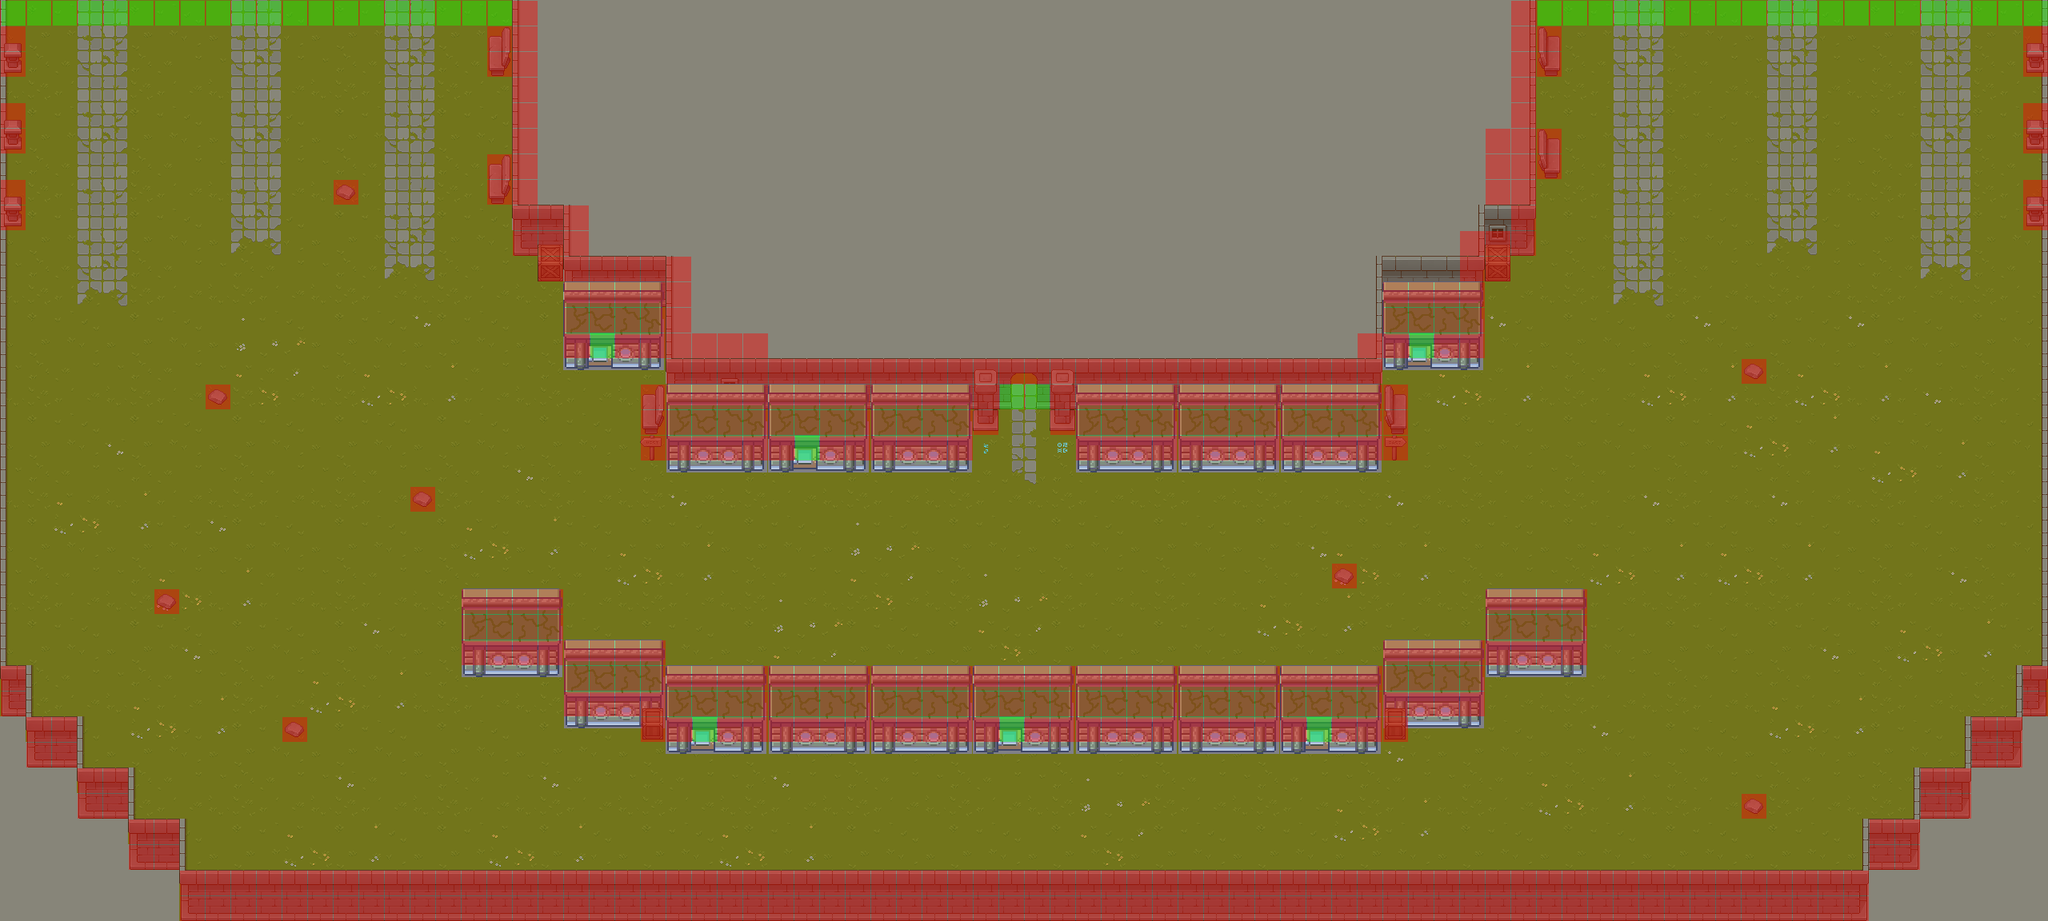

A level layout from a 2D game, rendered from its tile map. Below: a short description, then the map file with tile-grid data replaced by summaries:
An orthogonal 80x36 tile map with 32x32 px tiles, 5 tile layers (Suelo, Pared, Hauses, Props, ...), 9 tilesets and 72 objects.

<map version="1.10" tiledversion="1.10.2" orientation="orthogonal" renderorder="right-down" width="80" height="36" tilewidth="32" tileheight="32" infinite="0" nextlayerid="18" nextobjectid="139">
 <tileset firstgid="1" name="TX Tileset Grass" tilewidth="32" tileheight="32" tilecount="64" columns="8">
  <image source="Tiles/TX Tileset Grass.png" width="256" height="256" />
 </tileset>
 <tileset firstgid="65" name="TX Plant" tilewidth="32" tileheight="32" tilecount="256" columns="16">
  <image source="Tiles/TX Plant.png" width="512" height="512" />
 </tileset>
 <tileset firstgid="321" name="TX Tileset Wall" tilewidth="32" tileheight="32" tilecount="256" columns="16">
  <image source="Tiles/TX Tileset Wall.png" width="512" height="512" />
 </tileset>
 <tileset firstgid="577" name="TX Props" tilewidth="32" tileheight="32" tilecount="256" columns="16">
  <image source="Tiles/TX Props.png" width="512" height="512" />
 </tileset>
 <tileset firstgid="833" name="TX Tileset Stone Ground" tilewidth="32" tileheight="32" tilecount="64" columns="8">
  <image source="Tiles/TX Tileset Stone Ground.png" width="256" height="256" />
 </tileset>
 <tileset firstgid="897" name="TX Tileset Stone Ground" tilewidth="32" tileheight="32" tilecount="64" columns="8">
  <image source="Tiles/TX Tileset Stone Ground.png" width="256" height="256" />
 </tileset>
 <tileset firstgid="961" name="TX Struct" tilewidth="32" tileheight="32" tilecount="256" columns="16">
  <image source="Tiles/TX Struct.png" width="512" height="512" />
 </tileset>
 <tileset firstgid="1217" name="MapMetadata" tilewidth="32" tileheight="32" tilecount="2" columns="2">
  <image source="Tiles/MapMetadata.png" width="67" height="34" />
 </tileset>
 <tileset firstgid="1219" name="Casas" tilewidth="32" tileheight="32" tilecount="256" columns="16">
  <image source="Tiles/Casas.png" width="512" height="512" />
 </tileset>
 <layer id="10" name="Suelo" width="80" height="36">
  <properties>
   <property name="Draw" type="bool" value="true" />
  </properties>
  <data>[2880 cells, 2880 non-empty, 44 distinct tile ids]</data>
 </layer>
 <layer id="11" name="Pared" width="80" height="36">
  <properties>
   <property name="Draw" type="bool" value="true" />
  </properties>
  <data>[2880 cells, 336 non-empty, 14 distinct tile ids]</data>
 </layer>
 <layer id="13" name="Hauses" width="80" height="36">
  <properties>
   <property name="Draw" type="bool" value="true" />
  </properties>
  <data>[2880 cells, 304 non-empty, 32 distinct tile ids]</data>
 </layer>
 <layer id="12" name="Props" width="80" height="36">
  <properties>
   <property name="Draw" type="bool" value="true" />
  </properties>
  <data>[2880 cells, 50 non-empty, 18 distinct tile ids]</data>
 </layer>
 <layer id="15" name="Navigation" width="80" height="36">
  <properties>
   <property name="Draw" type="bool" value="false" />
   <property name="Navigation" type="bool" value="true" />
   <property name="collision" type="bool" value="true" />
  </properties>
  <data>[2880 cells, 542 non-empty, 2 distinct tile ids]</data>
 </layer>
 <objectgroup id="6" name="collider">
  <object id="57" x="2528" y="32" width="32" height="64" />
  <object id="58" x="2528" y="128" width="32" height="64" />
  <object id="59" x="2528" y="224" width="32" height="64" />
  <object id="60" x="2552" y="0" width="7.33333" height="833.333" />
  <object id="61" x="2519.33" y="832.667" width="40" height="63.3333" />
  <object id="62" x="2455.33" y="896" width="72" height="64" />
  <object id="63" x="2392" y="959.333" width="72" height="65.3333" />
  <object id="64" x="2328" y="1024" width="71.3333" height="64" />
  <object id="65" x="225.667" y="1089.33" width="2109" height="62.6667" />
  <object id="66" x="160" y="1024" width="70.6667" height="65" />
  <object id="67" x="96.6667" y="960.333" width="71" height="65" />
  <object id="68" x="32.6667" y="896" width="70" height="64.6667" />
  <object id="69" x="0.666667" y="832.667" width="38" height="62.6667" />
  <object id="70" x="-0.666667" y="-0.666667" width="8" height="832.667" />
  <object id="71" x="0.666667" y="32.6667" width="30.6667" height="62.6667" />
  <object id="72" x="-0.666667" y="128" width="31.3333" height="64" />
  <object id="73" x="0" y="223.333" width="31.3333" height="64.6667" />
  <object id="83" x="640" y="0" width="6" height="256.667" />
  <object id="84" x="608" y="32" width="32" height="64" />
  <object id="85" x="608" y="192" width="32" height="64" />
  <object id="86" x="640" y="256" width="71.3333" height="64.3333" />
  <object id="87" x="672.333" y="306" width="30.6667" height="45.3333" />
  <object id="88" x="703" y="320" width="136.333" height="96.6667" />
  <object id="89" x="704" y="417" width="31.6667" height="31.3333" />
  <object id="90" x="768.333" y="417" width="70.3333" height="31" />
  <object id="91" x="832" y="448.667" width="416" height="95.3333" />
  <object id="92" x="800" y="480" width="32" height="96" />
  <object id="93" x="768.333" y="416.667" width="60.3333" height="31.6667" />
  <object id="94" x="832.333" y="544" width="159.667" height="32" />
  <object id="95" x="1024.67" y="544" width="191.667" height="32.3333" />
  <object id="96" x="1248" y="448.667" width="64.6667" height="32.3333" />
  <object id="97" x="1312.33" y="448.333" width="415.667" height="96.3333" />
  <object id="98" x="1728" y="480" width="32" height="96" />
  <object id="99" x="1728" y="416" width="32" height="32" />
  <object id="100" x="1792" y="416" width="64" height="32" />
  <object id="101" x="1720.67" y="352" width="135.333" height="64" />
  <object id="102" x="1719.33" y="320.333" width="136.667" height="31.6667" />
  <object id="103" x="1848" y="256.333" width="72" height="63.6667" />
  <object id="104" x="1856" y="320" width="32" height="32" />
  <object id="105" x="1912" y="0" width="8" height="255.667" />
  <object id="106" x="1920" y="32" width="32" height="64" />
  <object id="107" x="1920" y="160" width="32" height="64" />
  <object id="108" x="2176" y="448" width="32" height="32" />
  <object id="109" x="1664" y="704" width="32" height="32" />
  <object id="110" x="2176" y="992" width="32" height="32" />
  <object id="111" x="1344" y="544" width="384" height="32" />
  <object id="113" x="576" y="736" width="128" height="96" />
  <object id="114" x="704" y="800" width="128" height="96" />
  <object id="115" x="800" y="896" width="32" height="32" />
  <object id="116" x="832" y="832" width="896" height="64" />
  <object id="117" x="1728" y="800" width="128" height="96" />
  <object id="118" x="1856" y="736" width="128" height="96" />
  <object id="119" x="1728" y="896" width="32" height="32" />
  <object id="120" x="832" y="896" width="32" height="32" />
  <object id="121" x="896" y="896" width="352" height="32" />
  <object id="122" x="1280" y="896" width="352" height="32" />
  <object id="123" x="1664" y="896" width="64" height="32" />
  <object id="124" x="416" y="224" width="32" height="32" />
  <object id="125" x="256" y="480" width="32" height="32" />
  <object id="126" x="512" y="608" width="32" height="32" />
  <object id="127" x="192" y="736" width="32" height="32" />
  <object id="128" x="352" y="896" width="32" height="32" />
 </objectgroup>
 <objectgroup id="7" name="toMap2Left">
  <object id="45" x="0" y="0" width="641.333" height="32" />
 </objectgroup>
 <objectgroup id="9" name="toMap2Right">
  <object id="51" x="1918.67" y="1.77636e-15" width="636" height="32" />
 </objectgroup>
 <objectgroup id="8" name="toInterior">
  <object id="49" x="992" y="544.364" width="32.5455" height="32" />
 </objectgroup>
 <objectgroup id="16" name="DoorLocked">
  <object id="131" x="736" y="416" width="32" height="32" />
  <object id="132" x="1760" y="416" width="32" height="32" />
  </objectgroup>
 <objectgroup id="17" name="toZone2">
  <!-- 2 objects omitted --></objectgroup>
</map>
<!-- 5 of 72 objects omitted -->
